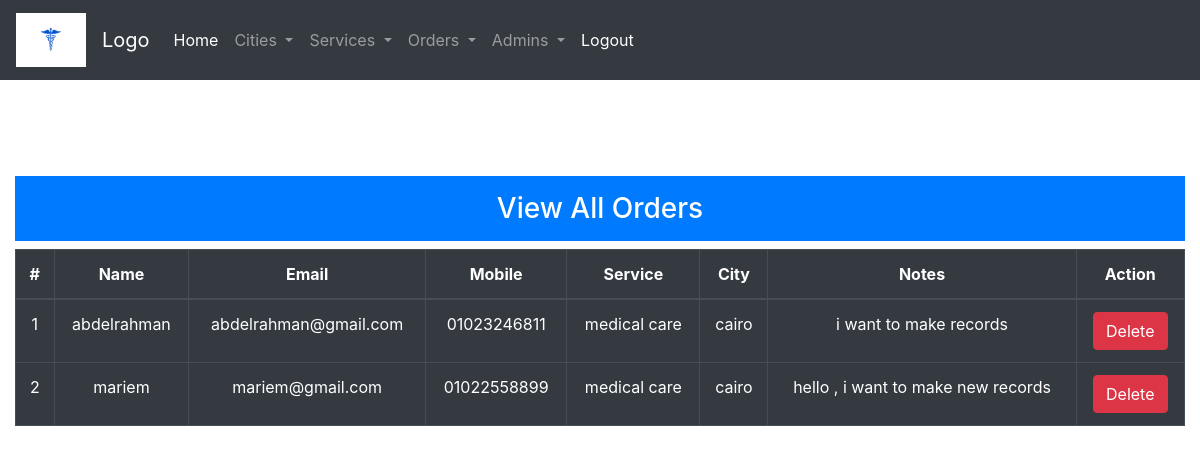
Page /admin/orders/index.php (signed in) on the committed database.
### tables this page shows
CREATE TABLE `orders` (
  `order_id` int(11) NOT NULL,
  `order_name` varchar(100) NOT NULL,
  `order_mobile` varchar(20) NOT NULL,
  `order_email` varchar(50) NOT NULL,
  `order_notes` text NOT NULL,
  `order_serv_id` int(11) NOT NULL,
  `order_city_id` int(11) NOT NULL,
  `order_created_at` timestamp NOT NULL DEFAULT current_timestamp()
);

CREATE TABLE `services` (
  `serv_id` int(11) NOT NULL,
  `serv_name` varchar(100) NOT NULL,
  `serv_created_at` timestamp NOT NULL DEFAULT current_timestamp()
);

CREATE TABLE `cities` (
  `city_id` int(11) NOT NULL,
  `city_name` varchar(100) NOT NULL,
  `city_created_at` timestamp NOT NULL DEFAULT current_timestamp()
);

### functions/db.php (called while the page is built, shortened)
<?php
$server = 'localhost';
$username = "root";
$password = "";
$dbname = "medical_ser";
$conn = mysqli_connect($server , $username , $password , $dbname);
function getRow($field,$id,$table)
{
    global $conn;
    $sql = "SELECT * FROM `$table` WHERE `$field`='$id' ";
    $result = mysqli_query($conn,$sql);
    $rows = [];
    if(mysqli_num_rows($result) > 0 )
    {
        $rows[] = mysqli_fetch_assoc($result);
    }
    if(count($rows)>0)
    {
        return $rows[0];
    }
    else
    {
        return false;
    }
}
function getRows($table)
{
        global $conn;
        $sql = "SELECT * FROM `$table`";
        $result = mysqli_query($conn , $sql);
        if($result)
        {
            $rows = [];
            if(mysqli_num_rows($result) > 0)
            {
                while($row = mysqli_fetch_assoc($result))
                {
                    $rows[] = $row;
                }
            }
                return $rows;
        }
        return false;
}

### admin/orders/index.php (the view, shortened to what this page needs)
<?php require BLA . 'inc/header.php';?>
    <div class="col-sm-12">
        <h3 class="text-center p-3 bg-primary text-white">View All Orders</h3>
        <table class="table table-dark table-bordered">
            <thead>
                <tr class="text-center">
                    <th scope="col">#</th>
                    <th scope="col">Name</th>
                    <th scope="col">Email</th>
                    <th scope="col">Mobile</th>
                    <th scope="col">Service</th>
                    <th scope="col">City</th>
                    <th scope="col">Notes</th>
                    <th scope="col">Action</th>
                </tr>
            </thead>
            <tbody>
                <?php $data = getRows('orders');  $x=1; ?>
                <?php foreach($data as $row){   ?>
                <tr class="text-center">
                    <td scope="row"><?php echo $x; ?></td>
                    <td class="text-center"><?php echo $row['order_name']; ?></td>
                    <td class="text-center"><?php echo $row['order_email']; ?></td>
                    <td class="text-center"><?php echo $row['order_mobile']; ?></td>
                    <?php
                        $rowCity = getRow('city_id',$row['order_city_id'],'cities');
                        $rowService = getRow('serv_id',$row['order_serv_id'],'services');
                    ?>
                    <td class="text-center"><?php echo  $rowService['serv_name']; ?></td>
                    <td class="text-center"><?php echo $rowCity['city_name']; ?></td>
                    <td class="text-center"><?php echo $row['order_notes']; ?></td>
                    <td class="text-center">
                        <a href="#" class="btn btn-danger delete" data-field="order_id" data-id="<?php echo $row['order_id']; ?>" data-table="orders" >Delete</a>
                    </td>
                </tr>
                <?php $x++; } ?>
            </tbody>
        </table>
    </div>
<?php require BLA.'inc/footer.php';  ?>

### admin/inc/header.php (shortened to what this page needs)
<!doctype html>
<html lang="en">
  <head>
    <link rel="stylesheet" href="https://cdn.jsdelivr.net/npm/bootstrap@4.0.0/dist/css/bootstrap.min.css">
    <link rel="stylesheet" href="<?php echo ASSETS; ?>/css/bootstrap.min.css" >
    <link rel="stylesheet" href="<?php echo ASSETS; ?>/css/style.css" >
  </head>
  <body>
  <nav class="navbar navbar-expand-lg navbar-dark bg-dark">
  <a class="navbar-brand" href="<?php echo BURL ?>"> <img src="<?php echo BURL.'assets/images/logo2.png'; ?>" width="70" alt="LOGO"> </a>
  <a class="navbar-brand" href="#">Logo</a>
  <div class="collapse navbar-collapse" id="navbarSupportedContent">
    <ul class="navbar-nav mr-auto">
      <li class="nav-item active">
        <a class="nav-link" href="<?php echo BURLA; ?>">Home <span class="sr-only">(current)</span></a>
      </li>
      <li class="nav-item dropdown">
        <a class="nav-link dropdown-toggle" href="#" id="navbarDropdown" role="button" data-toggle="dropdown" aria-haspopup="true" aria-expanded="false">
          Cities
        </a>
      </li>
      <li class="nav-item dropdown">
        <a class="nav-link dropdown-toggle" href="#" id="navbarDropdown" role="button" data-toggle="dropdown" aria-haspopup="true" aria-expanded="false">
          Services
        </a>
      </li>
      <li class="nav-item dropdown">
        <a class="nav-link dropdown-toggle" href="#" id="navbarDropdown" role="button" data-toggle="dropdown" aria-haspopup="true" aria-expanded="false">
          Orders
        </a>
      </li>
      <li class="nav-item dropdown">
        <a class="nav-link dropdown-toggle" href="#" id="navbarDropdown" role="button" data-toggle="dropdown" aria-haspopup="true" aria-expanded="false">
          Admins
        </a>
      </li>
      <li class="nav-item active">
        <a class="nav-link" href="<?php echo BURLA . 'logout.php';?>">Logout </a>
      </li>
    </ul>
  </div>
</nav>

### admin/inc/footer.php (shortened to what this page needs)
  </body>
</html>

### rows in the picture
orders: order_name "abdelrahman", order_email "abdelrahman@gmail.com", order_mobile "01023246811", order_serv.serv_name "medical care", order_city.city_name "cairo", order_notes "i want to make records"
orders: order_name "mariem", order_email "mariem@gmail.com", order_mobile "01022558899", order_serv.serv_name "medical care", order_city.city_name "cairo", order_notes "hello , i want to make new records"
